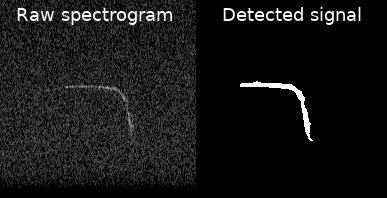
#> input picture DopplerRawFromRight.png, 387 x 198 px
$ python rfind1.py DopplerRawFromRight.png out.png
#> lines starting #> are read from the running program, lines starting #| are printed output that depends on the picture; after the words box and inside, x2 and y2 are one past the last pixel; in counts of white or black regions, pixels touching at a corner belong together
#!/home/john/.virtualenvs/cv/bin/python

# Take as input a noisy doppler-radar spectogram (from SOX)
# find likely moving objects based on ridge features (velocity curve)

import os     # for file basename extraction
import sys    # for command line arguments
import cv2
import numpy as np
import matplotlib.pyplot as plt
from skimage.feature import hessian_matrix, hessian_matrix_eigvals
from skimage import img_as_ubyte
# ---------------------------------------------------
imgThresh = 15   # (was 20) critical value to extract clean curves, may drift with time/temp/etc
min_size = 100   # minimum size blob (in pixels) to count as a feature

arguments = len(sys.argv) - 1
if (arguments < 2):
  print ("Usage: %s inFile outFile" % (sys.argv[0]))
  exit()

src_path = sys.argv[1]  # input file is 1st argument on command line
fname_out = sys.argv[2] # output file
fout_base = os.path.basename(fname_out)
iFname = "INT_" + fout_base  # intermediate file name
# print(iFname)  # DEBUG


def d1_ridges(gray, sigma=1.0):
    H_elems = hessian_matrix(gray, sigma=sigma, order='rc')
    maxima_ridges, minima_ridges = hessian_matrix_eigvals(H_elems)
    return maxima_ridges

def print_minmax(a):
  smallest = a.min(axis=0).min(axis=0)
  biggest = a.max(axis=0).max(axis=0)
  print(smallest, biggest)
  # print(biggest)

# =================================================================
img1 = cv2.imread(src_path, 0) # 0 imports a grayscale
#> img1 is the input picture: shape (198, 387); min 0, max 255, mean 21.6
img = ~img1     # invert greyscale, so black becomes white, etc.
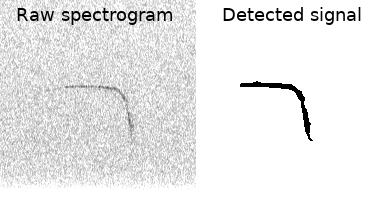
#> img: shape (198, 387); min 0, max 255, mean 233.4
if img is None:
    raise(ValueError(f"Image didn\'t load. Check that '{src_path}' exists."))

imgF  = cv2.bilateralFilter(img,7,125,125)  # reduce speckle noise
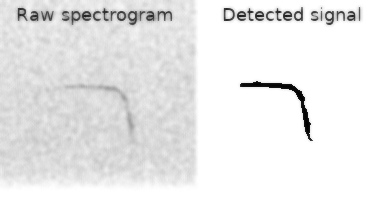
#> imgF: shape (198, 387); min 0, max 255, mean 233.7
# cv2.imwrite(iFname,imgF)  # save filtered data

a = d1_ridges(imgF, sigma=2.0)  # do ridge feature detection (eigenvals of Hessian mx)
#> in d1_ridges, `H_elems = hessian_matrix(gray, sigma=sigma, order='rc')`: H_elems = 3 items
#> in d1_ridges, `maxima_ridges, minima_ridges = hessian_matrix_eigvals(H_elems)`:
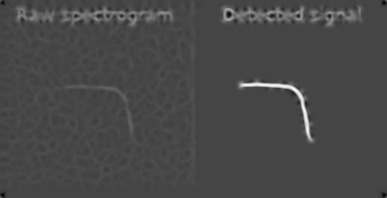
#> maxima_ridges: shape (198, 387) float64; min -0.0375, max 0.101, mean 0.00178; drawn with min black and max white
#> in d1_ridges, `maxima_ridges, minima_ridges = hessian_matrix_eigvals(H_elems)`:
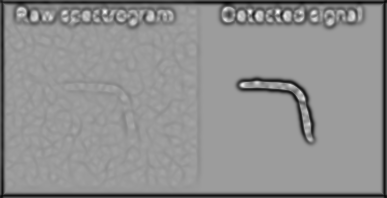
#> minima_ridges: shape (198, 387) float64; min -0.0585, max 0.0365, mean -0.00456; drawn with min black and max white

# print_minmax(a)
# typ range:  -0.04179 ... 0.06309
ret,a = cv2.threshold(a,0,1,cv2.THRESH_TOZERO) # force all neg. values to zero
a = a * (1/0.06309) * 255.0
# print_minmax(a)
ret,a = cv2.threshold(a,255,255,cv2.THRESH_TRUNC) # clamp max values to 255

nImg = np.zeros((3000, 257))
uImg = a.astype(np.uint8)  # convert to unsigned byte
# cv2.imwrite(iFname,uImg)  # save intermediate ridge data
# ===================================================================

Bimg = cv2.bilateralFilter(uImg,5,50,50)  # smooth out the edges

#cv2.imwrite(iFname,Bimg)  # save filtered data

ret,th1 = cv2.threshold(Bimg,imgThresh,255,cv2.THRESH_BINARY)
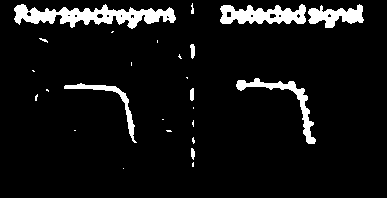
#> th1: shape (198, 387); 7.2% white; 26 white regions (17 under 20 px), largest, box (x1, y1, x2, y2) and area: (14, 4, 176, 29) 2018, (220, 4, 306, 24) 1161, (236, 78, 316, 144) 832
#> ret = 15

#find all your connected components (white blobs in your image)
nb_components, output, stats, centroids = cv2.connectedComponentsWithStats(th1, connectivity=8)
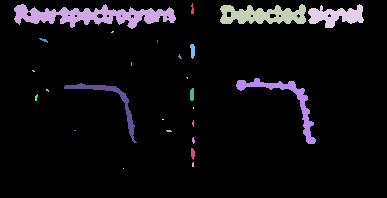
#> output: shape (198, 387) int32; 27 distinct labels, from 0 to 26; one colour per label, 0 black
#> nb_components = 27; stats = 27 rows, first 6: [0, 0, 387, 198, 71071], [191, 3, 3, 11, 23], [14, 4, 162, 25, 2018], [220, 4, 86, 20, 1161], [308, 4, 56, 24, 749], [111, 31, 3, 2, 4]; centroids = 27 pairs, first value 33 to 335.5, second value 9.04 to 168
sizes = stats[1:, -1]; nb_components = nb_components - 1  # remove background component
#> after `sizes = stats[1:, -1]`: sizes = 26 values, max 2018 at index 1, min 1 at index 25, mean 213.7
#> after `nb_components = nb_components - 1`: nb_components = 26
img2 = np.zeros((output.shape))
objects = 0
for i in range(0, nb_components):  # keep only components larger than min_size
    if sizes[i] >= min_size:
        img2[output == i + 1] = 255
        objects += 1
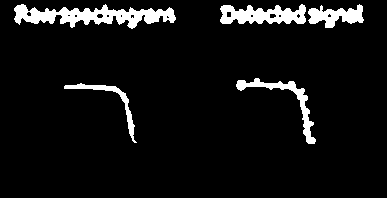
#> img2: shape (198, 387) float64; 6.9% white; 5 white regions, box (x1, y1, x2, y2) and area: (14, 4, 176, 29) 2018, (220, 4, 306, 24) 1161, (236, 78, 316, 144) 832, (308, 4, 364, 28) 749, (64, 83, 137, 143) 516
#> after the loop, objects = 5
cv2.imwrite(fname_out,img2)  # save image to disk
print("%03d : %s" % (objects,fout_base))
#| 005 : out.png

$ run again, on CDM324-horn.jpg
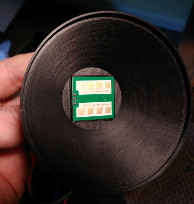
#> input picture CDM324-horn.jpg, 194 x 204 px
#> H_elems = 3 items
#> `ret,th1 = cv2.threshold(Bimg,imgThresh,255,cv2.THRESH_BINARY)`:
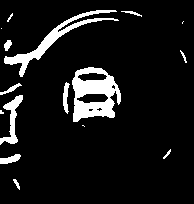
#> th1: shape (204, 194); 9.2% white; 16 white regions (5 under 20 px), largest, box (x1, y1, x2, y2) and area: (72, 67, 121, 122) 1598, (4, 10, 119, 77) 1079, (0, 95, 23, 145) 405
#> ret = 15
#> output: shape (204, 194) int32; 17 distinct labels, from 0 to 16
#> `nb_components, output, stats, centroids = cv2.connectedComponentsWithS..`: nb_components = 17; stats = 17 rows, first 6: [0, 0, 194, 204, 35937], [4, 10, 115, 67, 1079], [121, 11, 21, 6, 43], [7, 13, 6, 9, 19], [182, 21, 2, 3, 3], [1, 28, 1, 1, 1]; centroids = 17 rows, first 8: [99.6, 103.5], [53.18, 39.08], [131.9, 12.63], [9.58, 17.16], [182.3, 22], [1, 28], [7.31, 44.67], [183.3, 56.11]
#> sizes = [1079, 43, 19, 3, 1, 58, 28, 1598, 76, 128, 405, 12, 3, 26, 127, 33]
#> `nb_components = nb_components - 1`: nb_components = 16
#> after the loop `for i in range(0, nb_components):`:
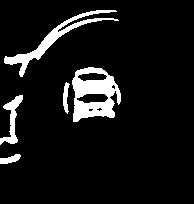
#> img2: shape (204, 194) float64; 8.4% white; 5 white regions, box (x1, y1, x2, y2) and area: (72, 67, 121, 122) 1598, (4, 10, 119, 77) 1079, (0, 95, 23, 145) 405, (63, 82, 70, 114) 128, (0, 154, 21, 164) 127
#> after the loop `for i in range(0, nb_components):`: objects = 5
#| 005 : out.png

$ run again, on D_SlowFast.jpg
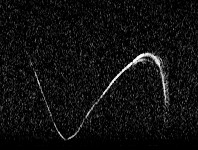
#> input picture D_SlowFast.jpg, 198 x 150 px
#> img1 is the input picture: shape (150, 198); min 0, max 255, mean 16.6
#> H_elems = 3 items
#> `ret,th1 = cv2.threshold(Bimg,imgThresh,255,cv2.THRESH_BINARY)`:
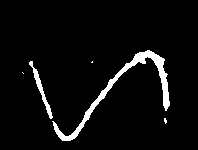
#> th1: shape (150, 198); 4.8% white; 5 white regions (3 under 20 px), largest, box (x1, y1, x2, y2) and area: (52, 50, 170, 141) 1172, (29, 61, 53, 119) 239
#> ret = 15
#> `nb_components, output, stats, centroids = cv2.connectedComponentsWithS..`:
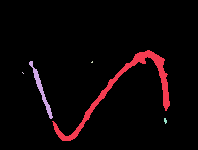
#> output: shape (150, 198) int32; 6 distinct labels, from 0 to 5; one colour per label, 0 black
#> `nb_components, output, stats, centroids = cv2.connectedComponentsWithS..`: nb_components = 6; stats = [[0, 0, 198, 150, 28271], [52, 50, 118, 91, 1172], [29, 61, 24, 58, 239], [91, 61, 2, 2, 3], [22, 72, 2, 2, 2], [164, 118, 3, 6, 13]]; centroids = [[97.97, 73.74], [122.4, 89.36], [40.87, 89.51], [91.67, 61.67], [22.5, 72.5], [164.9, 120.3]]
#> sizes = [1172, 239, 3, 2, 13]
#> `nb_components = nb_components - 1`: nb_components = 5
#> after the loop `for i in range(0, nb_components):`: objects = 2
#| 002 : out.png
